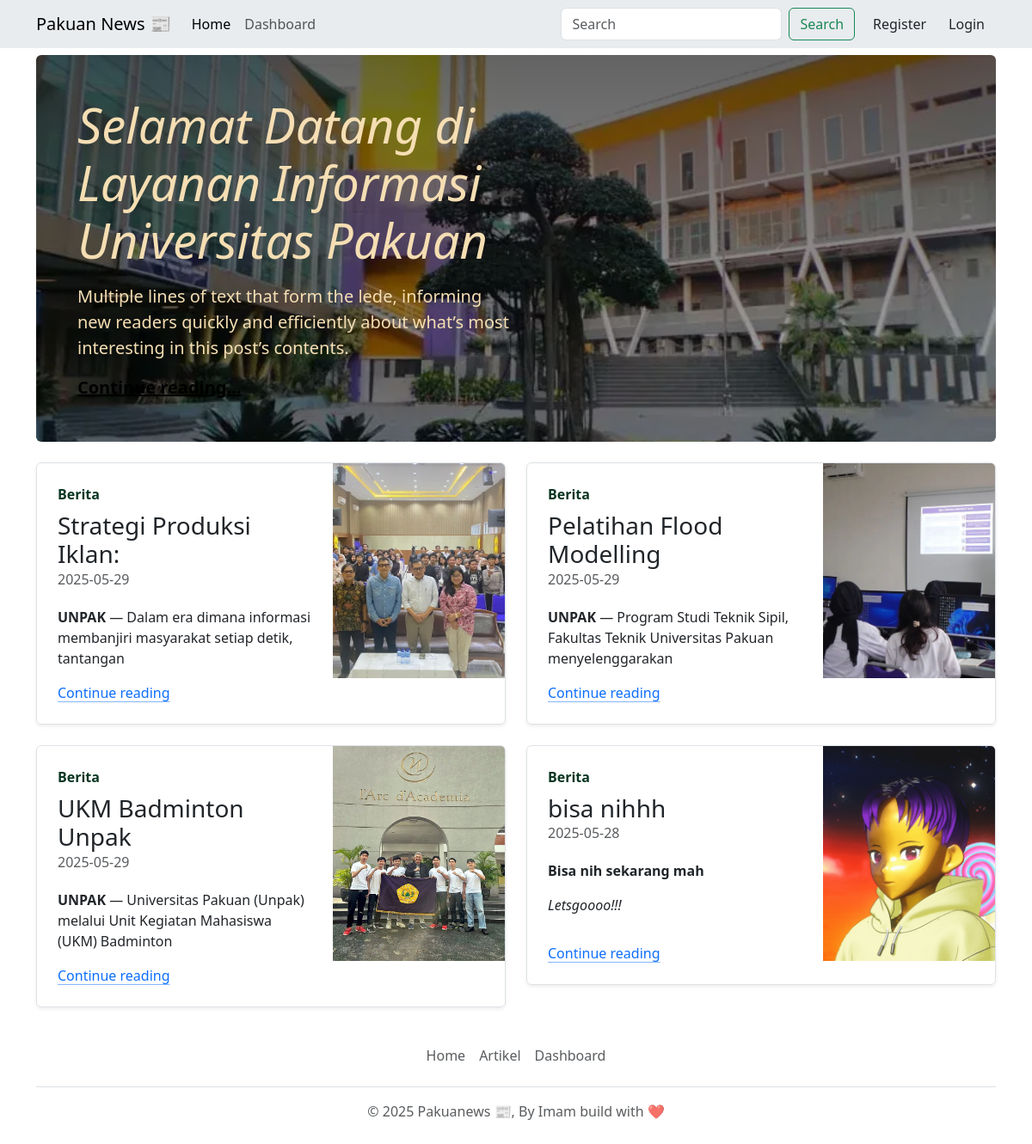
The page / on the database its author committed.
### tables this page shows
CREATE TABLE IF NOT EXISTS `artikel` (
  `id` int NOT NULL AUTO_INCREMENT,
  `judul` varchar(250) NOT NULL,
  `konten` text NOT NULL,
  `gambar` varchar(100) NOT NULL,
  `tgl_rilis` date NOT NULL DEFAULT (curdate()),
  PRIMARY KEY (`id`)
);

### index.php (the view, shortened to what this page needs)
<!DOCTYPE html>
<html lang="en">
<head>
    <link href="https://cdn.jsdelivr.net/npm/bootstrap@5.3.5/dist/css/bootstrap.min.css" rel="stylesheet">
    <link rel="stylesheet" href="https://cdn.jsdelivr.net/npm/bootstrap-icons@1.11.3/font/bootstrap-icons.min.css">
</head>
<body>
    <?php include 'layout/header.php'; ?>
    <div class="container mt-2">
        <div class="p-4 p-md-5 mb-4 rounded text-body-emphasis bg-body-secondary" style="background: linear-gradient(rgba(0, 0, 0, 0.6), rgba(0, 0, 0, 0.3)), url('img/banner.webp'); background-size: cover; background-position: center; background-repeat: no-repeat; ">
            <div class="col-lg-6 px-0" style="color: wheat;">
                <h1 class="display-4 fst-italic">Selamat Datang di Layanan Informasi Universitas Pakuan</h1>
                <p class="lead my-3">Multiple lines of text that form the lede, informing new readers quickly and efficiently about what’s most interesting in this post’s contents.</p>
                <p class="lead mb-0"><a href="#" class="text-body-emphasis fw-bold">Continue reading...</a></p>
            </div>
        </div>
        <div class="row mb-2">
            <?php
            include 'database/koneksi.php';
            $sql = "SELECT * FROM artikel ORDER BY id DESC LIMIT 4";
            $result = $db->query($sql);
            while ($row = $result->fetch_assoc()) {
                $konten = $row['konten'];
                $judul = $row['judul'];
                $kataKonten = explode(' ', $konten);
                $kataJudul = explode(' ', $judul);
                $kontenTerbatas = implode(' ', array_slice($kataKonten, 0, 10));
                $judulTerbatas = implode(' ', array_slice($kataJudul, 0, 3));
            ?>
                <div class="col-md-6">
                    <div class="row g-0 border rounded overflow-hidden flex-md-row mb-4 shadow-sm h-md-250 position-relative">
                        <div class="col p-4 d-flex flex-column position-static"> <strong class="d-inline-block mb-2 text-success-emphasis">Berita</strong>
                            <h3 class="mb-0"><?= $judulTerbatas; ?></h3>
                            <div class="mb-1 text-body-secondary"><?= $row['tgl_rilis'] ?></div>
                            <p class=""><?= $kontenTerbatas; ?></p>
                            <a href="artikel.php?id=<?= $row['id'] ?>" class="icon-link gap-1 icon-link-hover stretched-link">
                                Continue reading
                                <svg class="bi" aria-hidden="true">
                                    <use xlink:href="#chevron-right"></use>
                                </svg> </a>
                        </div>
                        <div class="col-auto d-none d-lg-block">
                            <img src="img/<?= $row['gambar'] ?>" alt="<?= $row['gambar'] ?>" class="d-block object-fit-cover" width="200" height="250">
                        </div>
                    </div>
                </div>
            <?php
            }
            ?>
        </div>
    </div>
    <?php include 'layout/footer.php'; ?>
</body>
</html>

### rows shown on the page
artikel: judul "Strategi Produksi Iklan:", tgl_rilis "2025-05-29", kontenTerbatas "UNPAK — Dalam era dimana informasi membanjiri masyarakat setiap detik, tantangan", gambar (picture)
artikel: judul "Pelatihan Flood Modelling", tgl_rilis "2025-05-29", kontenTerbatas "UNPAK — Program Studi Teknik Sipil, Fakultas Teknik Universitas Pakuan menyelenggarakan", gambar (picture)
artikel: judul "UKM Badminton Unpak", tgl_rilis "2025-05-29", kontenTerbatas "UNPAK — Universitas Pakuan (Unpak) melalui Unit Kegiatan Mahasiswa (UKM) Badminton", gambar (picture)
artikel: judul "bisa nihhh", tgl_rilis "2025-05-28", konten "Bisa nih sekarang mah Letsgoooo!!!", gambar (picture)
